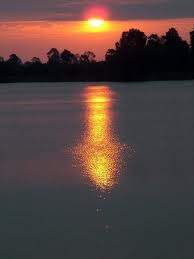
%> input picture 1.jpg, 194 x 259 px
$ octave --eval "result = UCILM(imread('1.jpg'));"   (GNU Octave 9; MATLAB toolbox functions it lacks are replaced by stand-ins)
%> lines starting %> are read from the running program, lines starting %| are printed output that depends on the picture
function F = UCILM(a)
%%
I = rgb2gray(a);
[M,N,~] = size(a);
%> M = 259; N = 194
%%
ahsv = rgb2hsv(a); % Convert RGB colormap to HSV colormap
%> ahsv: size 259x194x3 double; mean H, S, V 0.573, 0.291, 0.347
H1 = im2uint8(ahsv(:,:,1));
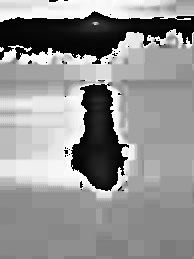
%> H1: size 259x194 uint8; min 0, max 255, mean 146.2
S1 = ahsv(:,:,2);
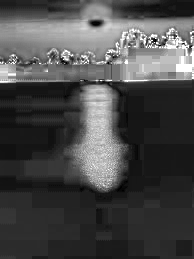
%> S1: size 259x194 double; min 0, max 1, mean 0.291
V1 = ahsv(:,:,3);
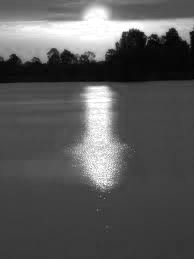
%> V1: size 259x194 double; min 0, max 1, mean 0.347
%%
H = 12*ones(M,N);
S = 4*ones(M,N);
V = 3*ones(M,N);
%%
for i=1:M %row by row
    for j=1:N
        if H1(i,j)==316 || (H1(i,j)>=0 && H1(i,j)<=20)
            H(i,j)=0;
        elseif H1(i,j)>=21 && H1(i,j)<=40
            H(i,j)=2;
        elseif H1(i,j)>=41 && H1(i,j)<=75
            H(i,j)=3;
        elseif H1(i,j)>=76 && H1(i,j)<=155
            H(i,j)=4;
        elseif H1(i,j)>=156 && H1(i,j)<=190
            H(i,j)=5;
        elseif H1(i,j)>=191 && H1(i,j)<=270
            H(i,j)=6;
        elseif H1(i,j)>=271 && H1(i,j)<=295
            H(i,j)=7;
        elseif H1(i,j)>=296 && H1(i,j)<=315
            H(i,j)=8;
        end
%%
if S1(i,j)>=0 && S1(i,j)<0.2
    S(i,j)=0;
elseif S1(i,j)>=0.2 && S1(i,j)<0.7
    S(i,j)=1;
elseif S1(i,j)>=0.7 && S1(i,j)<1
    S(i,j)=2;
end

%%
if V1(i,j)>=0 && V1(i,j)<0.2
    V(i,j)=0;
elseif V1(i,j)>=0.2 && V1(i,j)<0.7
    V(i,j)=1;
elseif V1(i,j)>=0.7 && V1(i,j)<1
    V(i,j)=2;
end
    end
end
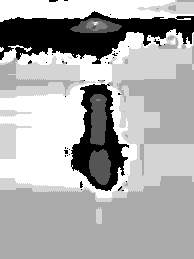
%> H: size 259x194 double; min 0, max 6, mean 4.03; drawn with min black and max white
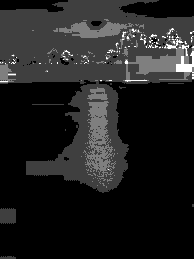
%> S: size 259x194 double; min 0, max 4, mean 0.509; drawn with min black and max white
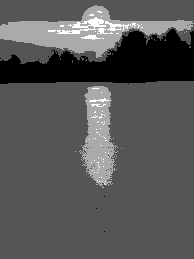
%> V: size 259x194 double; min 0, max 3, mean 1.02; drawn with min black and max white
%%
G = 12*H+3*S+V;
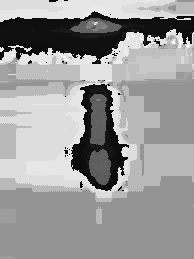
%> G: size 259x194 double; min 0, max 84, mean 50.9; drawn with min black and max white
Fr = graycomatrix(a(:,:,1));
%> Fr = [5750 119 8 2 0 0 0 0; 140 20553 211 24 5 0 0 0; 15 324 10472 225 15 3 0 0; 1 24 230 2267 219 19 1 0; 0 7 38 207 1305 218 32 0; 0 0 4 28 209 1285 245 39; 0 0 1 3 38 238 1763 309; 0 0 0 0 6 40 302 3043]
Fg = graycomatrix(a(:,:,2));
%> Fg = [6187 126 29 2 0 0 0 0; 145 19510 543 29 1 0 0 0; 33 640 16102 383 41 0 0 0; 4 31 384 2860 201 29 1 0; 1 1 41 199 807 146 9 0; 0 0 5 26 140 462 118 5; 0 0 0 0 14 117 259 35; 0 0 0 0 0 2 38 281]
FG = graycomatrix(G);
%> FG = [3 0 0 0 0 0 0 14; 0 0 0 0 0 0 0 0; 0 0 0 0 0 0 0 0; 0 0 0 0 0 0 0 0; 0 0 0 0 0 0 0 0; 0 0 0 0 0 0 0 0; 0 0 0 0 0 0 0 0; 14 0 0 0 0 0 0 49956]
Fh = graycomatrix(H);
%> Fh = [7103 0 0 0 0 0 0 467; 0 0 0 0 0 0 0 0; 0 0 0 0 0 0 0 0; 0 0 0 0 0 0 0 0; 0 0 0 0 0 0 0 0; 0 0 0 0 0 0 0 0; 0 0 0 0 0 0 0 0; 450 0 0 0 0 0 0 41967]
Fi = graycomatrix(I);
%> Fi = [6060 134 22 5 0 0 0 0; 146 19120 267 17 0 0 0 0; 32 358 14200 314 32 3 0 0; 10 32 309 3187 300 32 3 0; 0 4 38 288 2551 246 16 0; 0 0 4 35 231 1060 146 0; 0 0 1 3 26 134 373 23; 0 0 0 0 0 1 22 202]
F = [Fr,Fg,Fh,Fi,FG];

%%

$ run again, on 10.jpg
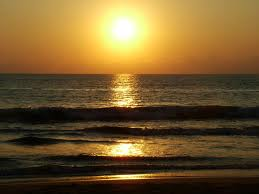
%> input picture 10.jpg, 259 x 194 px
%> ahsv: size 194x259x3 double; mean H, S, V 0.115, 0.607, 0.456
%> after the loop in UCILM, `for i=1:M`:
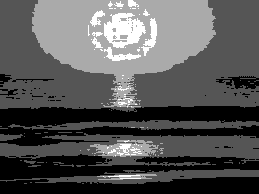
%> V: size 194x259 double; min 0, max 3, mean 1.03; drawn with min black and max white
%> in UCILM, `G = 12*H+3*S+V;`:
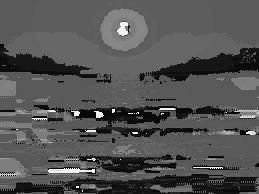
%> G: size 194x259 double; min 0, max 79, mean 26; drawn with min black and max white
%> Fr = [9343 335 0 0 0 0 0 0; 328 6786 407 1 0 0 0 0; 1 402 6617 396 4 0 0 0; 0 1 399 3343 220 6 1 0; 0 0 3 226 3366 194 14 2; 0 0 2 7 220 6098 196 9; 0 0 0 0 12 200 3880 201; 0 0 0 0 1 9 202 6620]
%> Fg = [11950 273 2 0 0 0 0 0; 271 8548 685 5 1 0 0 0; 1 694 7768 281 9 1 0 0; 0 3 280 4813 209 13 1 0; 0 2 16 208 5640 172 10 0; 0 0 0 13 172 2867 144 8; 0 0 0 1 11 148 1918 109; 0 0 0 0 0 3 114 2688]
%> FG = [62 0 0 0 0 0 0 52; 0 0 0 0 0 0 0 0; 0 0 0 0 0 0 0 0; 0 0 0 0 0 0 0 0; 0 0 0 0 0 0 0 0; 0 0 0 0 0 0 0 0; 0 0 0 0 0 0 0 0; 52 0 0 0 0 0 0 49886]
%> Fh = [9204 0 0 0 0 0 0 976; 0 0 0 0 0 0 0 0; 0 0 0 0 0 0 0 0; 0 0 0 0 0 0 0 0; 0 0 0 0 0 0 0 0; 0 0 0 0 0 0 0 0; 0 0 0 0 0 0 0 0; 974 0 0 0 0 0 0 38898]
%> Fi = [11515 294 2 0 0 0 0 0; 294 8246 578 4 1 0 0 0; 0 583 7160 290 12 1 0 0; 0 5 293 4842 196 15 1 0; 0 2 13 206 6394 181 8 0; 0 0 0 18 178 3349 155 7; 0 0 0 1 9 156 2389 113; 0 0 0 0 0 5 115 2421]

$ run again, on 12.jpg
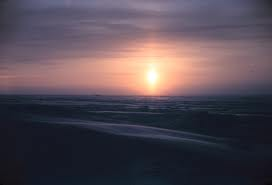
%> input picture 12.jpg, 272 x 185 px
%> ahsv: size 185x272x3 double; mean H, S, V 0.624, 0.318, 0.377
%> after the loop in UCILM, `for i=1:M`:
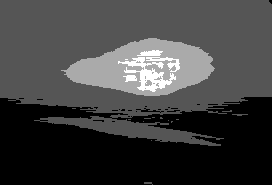
%> V: size 185x272 double; min 0, max 3, mean 0.758; drawn with min black and max white
%> Fr = [19530 135 0 0 0 0 0 0; 138 4223 89 0 0 0 0 0; 0 84 6026 83 0 0 0 0; 0 0 85 7273 105 0 0 0; 0 0 0 120 4852 68 0 0; 0 0 0 0 68 2310 58 0; 0 0 0 0 0 58 1581 53; 0 0 0 0 0 0 53 3143]
%> Fg = [16300 160 0 0 0 0 0 0; 161 7350 125 0 0 0 0 0; 0 116 9265 128 0 0 0 0; 0 0 141 9811 81 0 0 0; 0 0 0 81 3241 55 0 0; 0 0 0 0 55 1640 45 0; 0 0 0 0 0 45 869 31; 0 0 0 0 0 0 31 404]
%> FG = [0 0 0 0 0 0 0 0; 0 0 0 0 0 0 0 0; 0 0 0 0 0 0 0 0; 0 0 0 0 0 0 0 0; 0 0 0 0 0 0 0 0; 0 0 0 0 0 0 0 0; 0 0 0 0 0 0 0 0; 0 0 0 0 0 0 0 50135]
%> Fh = [5503 0 0 0 0 0 0 179; 0 0 0 0 0 0 0 0; 0 0 0 0 0 0 0 0; 0 0 0 0 0 0 0 0; 0 0 0 0 0 0 0 0; 0 0 0 0 0 0 0 0; 0 0 0 0 0 0 0 0; 179 0 0 0 0 0 0 44274]
%> Fi = [16956 156 0 0 0 0 0 0; 157 6403 108 0 0 0 0 0; 0 102 7518 110 0 0 0 0; 0 0 123 9842 98 0 0 0; 0 0 0 99 4039 56 0 0; 0 0 0 0 56 2001 49 0; 0 0 0 0 0 49 1634 32; 0 0 0 0 0 0 32 515]
